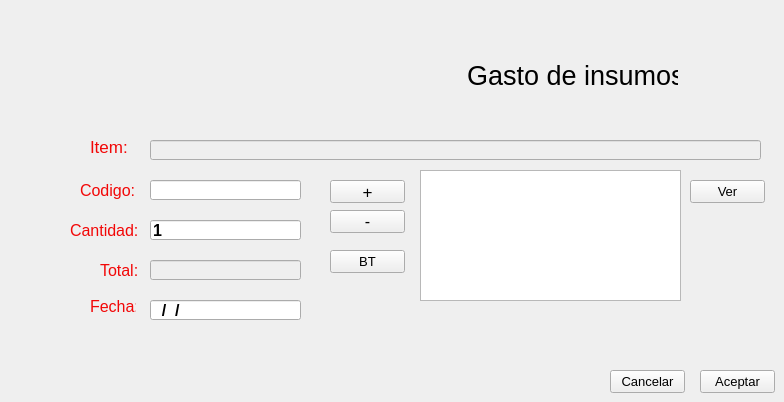
    <widget class="QWidget" name="gastodeinsumos">
     <property name="windowTitle">
      <string>Gasto de insumos</string>
     </property>
     <widget class="QPushButton" name="btnveritemgasins">
      <property name="geometry">
       <rect>
        <x>690</x>
        <y>180</y>
        <width>75</width>
        <height>23</height>
       </rect>
      </property>
      <property name="font">
       <font>
        <pointsize>10</pointsize>
       </font>
      </property>
      <property name="styleSheet">
       <string notr="true">color: rgb(0, 0, 0);</string>
      </property>
      <property name="text">
       <string>Ver</string>
      </property>
     </widget>
     <widget class="QLabel" name="label_71">
      <property name="geometry">
       <rect>
        <x>90</x>
        <y>140</y>
        <width>46</width>
        <height>13</height>
       </rect>
      </property>
      <property name="font">
       <font>
        <pointsize>13</pointsize>
       </font>
      </property>
      <property name="styleSheet">
       <string notr="true">color: rgb(242, 7, 7);</string>
      </property>
      <property name="text">
       <string>Item:</string>
      </property>
     </widget>
     <widget class="QLineEdit" name="linepretotgasins">
      <property name="enabled">
       <bool>false</bool>
      </property>
      <property name="geometry">
       <rect>
        <x>150</x>
        <y>260</y>
        <width>151</width>
        <height>20</height>
       </rect>
      </property>
      <property name="font">
       <font>
        <pointsize>12</pointsize>
        <weight>75</weight>
        <bold>true</bold>
       </font>
      </property>
      <property name="styleSheet">
       <string notr="true">color: rgb(0, 0, 0);</string>
      </property>
      <property name="text">
       <string/>
      </property>
      <property name="maxLength">
       <number>7</number>
      </property>
     </widget>
     <widget class="QPushButton" name="btnborrargasins">
      <property name="geometry">
       <rect>
        <x>330</x>
        <y>210</y>
        <width>75</width>
        <height>23</height>
       </rect>
      </property>
      <property name="font">
       <font>
        <pointsize>12</pointsize>
       </font>
      </property>
      <property name="styleSheet">
       <string notr="true">color: rgb(0, 0, 0);</string>
      </property>
      <property name="text">
       <string>-</string>
      </property>
     </widget>
     <widget class="QLineEdit" name="linefechagasins">
      <property name="geometry">
       <rect>
        <x>150</x>
        <y>300</y>
        <width>151</width>
        <height>20</height>
       </rect>
      </property>
      <property name="font">
       <font>
        <pointsize>12</pointsize>
        <weight>75</weight>
        <bold>true</bold>
       </font>
      </property>
      <property name="styleSheet">
       <string notr="true">color: rgb(0, 0, 0);</string>
      </property>
      <property name="inputMask">
       <string>##/##/####; </string>
      </property>
     </widget>
     <widget class="QLabel" name="label_57">
      <property name="geometry">
       <rect>
        <x>200</x>
        <y>10</y>
        <width>251</width>
        <height>101</height>
       </rect>
      </property>
      <property name="text">
       <string/>
      </property>
      <property name="pixmap">
       <pixmap>logos/logo3.png</pixmap>
      </property>
     </widget>
     <widget class="QLabel" name="label_72">
      <property name="geometry">
       <rect>
        <x>70</x>
        <y>220</y>
        <width>71</width>
        <height>20</height>
       </rect>
      </property>
      <property name="font">
       <font>
        <pointsize>12</pointsize>
       </font>
      </property>
      <property name="styleSheet">
       <string notr="true">color: rgb(242, 7, 7);</string>
      </property>
      <property name="text">
       <string>Cantidad:</string>
      </property>
     </widget>
     <widget class="QPushButton" name="btncancelargasins">
      <property name="geometry">
       <rect>
        <x>610</x>
        <y>370</y>
        <width>75</width>
        <height>23</height>
       </rect>
      </property>
      <property name="font">
       <font>
        <pointsize>10</pointsize>
       </font>
      </property>
      <property name="styleSheet">
       <string notr="true">color: rgb(0, 0, 0);</string>
      </property>
      <property name="text">
       <string>Cancelar</string>
      </property>
     </widget>
     <widget class="QLineEdit" name="lineitemgasins">
      <property name="enabled">
       <bool>false</bool>
      </property>
      <property name="geometry">
       <rect>
        <x>150</x>
        <y>140</y>
        <width>611</width>
        <height>20</height>
       </rect>
      </property>
      <property name="font">
       <font>
        <pointsize>10</pointsize>
        <weight>75</weight>
        <bold>true</bold>
       </font>
      </property>
      <property name="styleSheet">
       <string notr="true">color: rgb(0, 0, 0);</string>
      </property>
     </widget>
     <widget class="QLabel" name="label_99">
      <property name="geometry">
       <rect>
        <x>90</x>
        <y>300</y>
        <width>46</width>
        <height>13</height>
       </rect>
      </property>
      <property name="font">
       <font>
        <pointsize>12</pointsize>
       </font>
      </property>
      <property name="styleSheet">
       <string notr="true">color: rgb(242, 7, 7);</string>
      </property>
      <property name="text">
       <string>Fecha:</string>
      </property>
     </widget>
     <widget class="QLineEdit" name="linecodigogasins">
      <property name="geometry">
       <rect>
        <x>150</x>
        <y>180</y>
        <width>151</width>
        <height>20</height>
       </rect>
      </property>
      <property name="font">
       <font>
        <pointsize>12</pointsize>
        <weight>75</weight>
        <bold>true</bold>
       </font>
      </property>
      <property name="styleSheet">
       <string notr="true">color: rgb(0, 0, 0);</string>
      </property>
      <property name="inputMask">
       <string/>
      </property>
      <property name="maxLength">
       <number>13</number>
      </property>
     </widget>
     <widget class="QLabel" name="label_73">
      <property name="geometry">
       <rect>
        <x>100</x>
        <y>260</y>
        <width>41</width>
        <height>20</height>
       </rect>
      </property>
      <property name="font">
       <font>
        <pointsize>12</pointsize>
       </font>
      </property>
      <property name="styleSheet">
       <string notr="true">color: rgb(242, 7, 7);</string>
      </property>
      <property name="text">
       <string>Total:</string>
      </property>
     </widget>
     <widget class="QLabel" name="label_74">
      <property name="geometry">
       <rect>
        <x>80</x>
        <y>180</y>
        <width>61</width>
        <height>20</height>
       </rect>
      </property>
      <property name="font">
       <font>
        <pointsize>12</pointsize>
       </font>
      </property>
      <property name="styleSheet">
       <string notr="true">color: rgb(242, 7, 7);</string>
      </property>
      <property name="text">
       <string>Codigo:</string>
      </property>
     </widget>
     <widget class="QPushButton" name="btnsumargasins">
      <property name="geometry">
       <rect>
        <x>330</x>
        <y>180</y>
        <width>75</width>
        <height>23</height>
       </rect>
      </property>
      <property name="font">
       <font>
        <pointsize>13</pointsize>
       </font>
      </property>
      <property name="styleSheet">
       <string notr="true">color: rgb(0, 0, 0);</string>
      </property>
      <property name="text">
       <string>+</string>
      </property>
     </widget>
     <widget class="QLineEdit" name="linecantidadgasins">
      <property name="geometry">
       <rect>
        <x>150</x>
        <y>220</y>
        <width>151</width>
        <height>20</height>
       </rect>
      </property>
      <property name="font">
       <font>
        <pointsize>12</pointsize>
        <weight>75</weight>
        <bold>true</bold>
       </font>
      </property>
      <property name="styleSheet">
       <string notr="true">color: rgb(0, 0, 0);</string>
      </property>
      <property name="inputMask">
       <string/>
      </property>
      <property name="text">
       <string>1</string>
      </property>
      <property name="maxLength">
       <number>6</number>
      </property>
     </widget>
     <widget class="QPushButton" name="btnaceptargasins">
      <property name="geometry">
       <rect>
        <x>700</x>
        <y>370</y>
        <width>75</width>
        <height>23</height>
       </rect>
      </property>
      <property name="font">
       <font>
        <pointsize>10</pointsize>
       </font>
      </property>
      <property name="styleSheet">
       <string notr="true">color: rgb(0, 0, 0);</string>
      </property>
      <property name="text">
       <string>Aceptar</string>
      </property>
     </widget>
     <widget class="QPushButton" name="btnborrartodogasins">
      <property name="geometry">
       <rect>
        <x>330</x>
        <y>250</y>
        <width>75</width>
        <height>23</height>
       </rect>
      </property>
      <property name="font">
       <font>
        <pointsize>10</pointsize>
       </font>
      </property>
      <property name="styleSheet">
       <string notr="true">color: rgb(0, 0, 0);</string>
      </property>
      <property name="text">
       <string>BT</string>
      </property>
     </widget>
     <widget class="QListWidget" name="listwidgetgasins">
      <property name="geometry">
       <rect>
        <x>420</x>
        <y>170</y>
        <width>261</width>
        <height>131</height>
       </rect>
      </property>
      <property name="font">
       <font>
        <pointsize>12</pointsize>
        <weight>75</weight>
        <bold>true</bold>
       </font>
      </property>
      <property name="styleSheet">
       <string notr="true">color: rgb(0, 0, 0);</string>
      </property>
      <property name="viewMode">
       <enum>QListView::ListMode</enum>
      </property>
      <property name="currentRow">
       <number>-1</number>
      </property>
     </widget>
     <widget class="QLabel" name="label_58">
      <property name="geometry">
       <rect>
        <x>467</x>
        <y>60</y>
        <width>211</width>
        <height>31</height>
       </rect>
      </property>
      <property name="font">
       <font>
        <pointsize>20</pointsize>
       </font>
      </property>
      <property name="text">
       <string>Gasto de insumos</string>
      </property>
     </widget>
    </widget>
